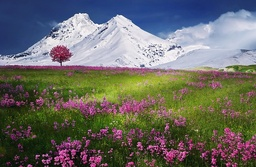
#> input picture codes/PartIII/Topico11/paisagem2.jpg, 256 x 167 px, shrunk from 640 x 417 before the run
$ python cannypoints.py
#> lines starting #> are read from the running program, lines starting #| are printed output that depends on the picture
import cv2
import numpy as np
import random

# Definição dos parâmetros iniciais
raio = 3 # Raio dos pontos
jitter = 4 # Espaçamento para os pontos

image = cv2.imread("paisagem2.jpg")
#> image is the input picture: shape (167, 256, 3); mean B, G, R 100.6, 106, 106.3
width = image.shape[1]
#> width = 256
height = image.shape[0]
#> height = 167

# Criação da matriz que irá armazenar os pontos. Inicialmente, todos
# são completamente brancos
points = np.full((height, width, 3), (255, 255, 255), dtype=np.uint8)

# Loop para detecção de bordas diversas vezes ao longo da imagem
for i in range(1, 200, 10):
    # Detecção de bordas com o algoritmo Canny
    border = cv2.Canny(image, i, 3*i)

    # Loop para desenhar os pontos nas bordas. Deve-se passar por toda a imagem
    for l in range(0, height):
        for c in range(0, width):
            # Se é um pixel branco, quer dizer que detectou uma borda
            if border[l, c] == 255:
                # Posição do ponto a partir de número aleatório dentro do intervalo de jitter
                x = int(l + random.randint(-jitter, jitter) + 1)
                y = int(c + random.randint(-jitter, jitter) + 1)
                x = max(0, min(x, height - 1))  # Garante que x está dentro dos limites
                y = max(0, min(y, width - 1))   # Garante que y está dentro dos limites
                # Definição de passo para ajuste da intensidade da cor
                passo = (random.randint(0, 1) / 10.0) + 1.0
                # Determinação da cor do ponto
                val = (
                    min(int(image[x, y, 0] * passo), 255),
                    min(int(image[x, y, 1] * passo), 255),
                    min(int(image[x, y, 2] * passo), 255),
                )
                # Desenho do ponto na imagem
                cv2.circle(points, (y, x), raio, val, -1)
#> this loop made 20 passes
#> pass 1, `border = cv2.Canny(image, i, 3*i)`:
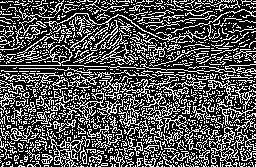
#> border: shape (167, 256); 32.8% white in thin lines or dots
#> pass 2, `border = cv2.Canny(image, i, 3*i)`:
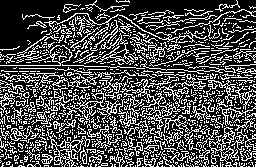
#> border: shape (167, 256); 30.2% white in thin lines or dots
#> pass 3, `border = cv2.Canny(image, i, 3*i)`:
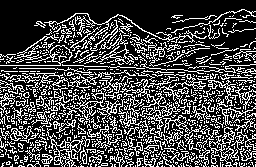
#> border: shape (167, 256); 28.1% white in thin lines or dots
#> after the loop:
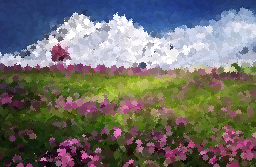
#> points: shape (167, 256, 3); mean B, G, R 106.1, 110.3, 111.9

cv2.imshow("result.png", points)
cv2.waitKey()
cv2.imwrite("result.png", points)

$ run again, with codes/PartIII/Topico11/paisagem.jpg copied over codes/PartIII/Topico11/paisagem2.jpg
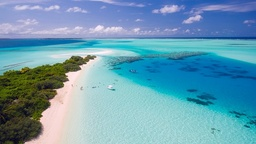
#> input picture codes/PartIII/Topico11/paisagem.jpg, 256 x 144 px, shrunk from 640 x 360 before the run
#> image is the input picture: shape (144, 256, 3); mean B, G, R 177.3, 156.1, 105.2
#> the loop `for i in range(1, 200, 10):` made 20 passes
#> pass 1, `border = cv2.Canny(image, i, 3*i)`:
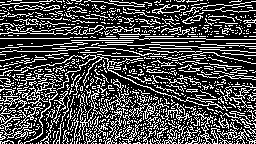
#> border: shape (144, 256); 29.6% white in thin lines or dots
#> after the loop `for i in range(1, 200, 10):`:
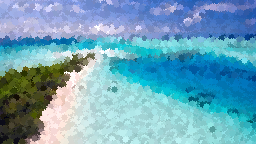
#> points: shape (144, 256, 3); mean B, G, R 185.5, 163.7, 109.5
